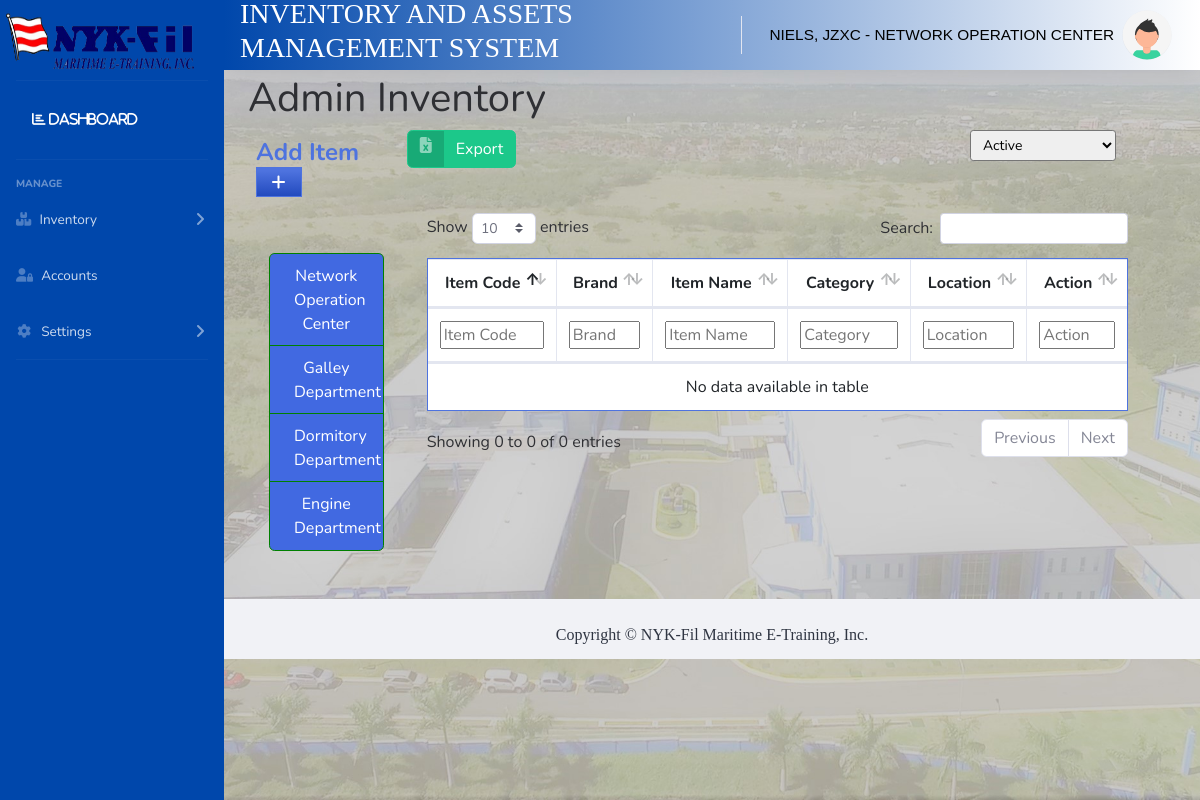
The page /pages/inventory.php (signed in) on the database its author committed.
### tables this page shows
CREATE TABLE `department_tbl` (
  `departmentid` int(11) NOT NULL,
  `department` varchar(255) NOT NULL,
  `dept_deleted` int(11) NOT NULL
);

### pages/inventoryclass.php (the view, shortened to what this page needs)
<?php
function populatedepartmentbuttons()
{
  $query = "Select departmentid,department from department_tbl";
  try
  {
    include '../includes/dbcon.php';
    $statement = $conn->prepare($query);
    $statement->execute();
    $result = $statement->get_result();
            while($row = $result->fetch_assoc())
            {
             echo "<button class='btn btn-info' value='{$row['departmentid']}' onclick='filterTable({$row['departmentid']})'>{$row['department']}</button>";
            }
  }
  catch (\Exception $e)
  {
  }
}
function populateselectstatus()
{
      try
      {
              include '../includes/dbcon.php';
              $statement = $conn->prepare("Select * from assetstatus_tbl");
              $statement->execute();
              $result = $statement->get_result();
                      while($row = $result->fetch_assoc())
                      {
                          echo "<option value='".$row["assetstatusid"]."'>".$row["assetstatus"]."</option>";
                      }
      }
      catch (\Exception $e)
      {
      }
}
?>

### css/inventory.css (style rules this page uses)
.btn-group-vertical button { background-color: royalblue; border: 1px solid green; color: white; margin-left: 5px; padding: 10px 24px; cursor: pointer; width: 100%; display: block; }
.btn-group-vertical button:not(:last-child) { border-bottom: none; }

### rows shown on the page
department_tbl: $row['departmentid'] 1 (drawn), department "Network Operation Center"
department_tbl: $row['departmentid'] 2 (drawn), department "Galley Department"
department_tbl: $row['departmentid'] 3 (drawn), department "Dormitory Department"
department_tbl: $row['departmentid'] 4 (drawn), department "Engine Department"

### other values the page prints
$userfullname "NIELS, JZXC"
$userdepartment "NETWORK OPERATION CENTER"
$dashlabel "Admin"
form field selectstatustosearch "Active"
